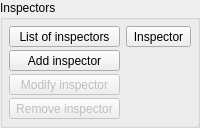
    <widget class="QGroupBox" name="gb_inspectors">
     <property name="title">
      <string>Inspectors</string>
     </property>
     <layout class="QGridLayout" name="gridLayout_4">
      <property name="horizontalSpacing">
       <number>6</number>
      </property>
      <property name="verticalSpacing">
       <number>3</number>
      </property>
      <property name="margin">
       <number>6</number>
      </property>
      <item row="0" column="0">
       <widget class="QToolButton" name="tbtn_view_inspectors">
        <property name="sizePolicy">
         <sizepolicy hsizetype="Minimum" vsizetype="Fixed">
          <horstretch>0</horstretch>
          <verstretch>0</verstretch>
         </sizepolicy>
        </property>
        <property name="statusTip">
         <string>View list of inspectors</string>
        </property>
        <property name="text">
         <string>List of inspectors</string>
        </property>
        <property name="icon">
         <iconset resource="../rc/resources.qrc">
          <normaloff>:/images/images/view.png</normaloff>:/images/images/view.png</iconset>
        </property>
        <property name="iconSize">
         <size>
          <width>16</width>
          <height>16</height>
         </size>
        </property>
        <property name="checkable">
         <bool>true</bool>
        </property>
        <property name="toolButtonStyle">
         <enum>Qt::ToolButtonTextBesideIcon</enum>
        </property>
       </widget>
      </item>
      <item row="1" column="0">
       <widget class="QToolButton" name="tbtn_add_inspector">
        <property name="sizePolicy">
         <sizepolicy hsizetype="Minimum" vsizetype="Fixed">
          <horstretch>0</horstretch>
          <verstretch>0</verstretch>
         </sizepolicy>
        </property>
        <property name="statusTip">
         <string>Add a new inspector</string>
        </property>
        <property name="text">
         <string>Add inspector</string>
        </property>
        <property name="icon">
         <iconset resource="../rc/resources.qrc">
          <normaloff>:/images/images/inspector_add.png</normaloff>:/images/images/inspector_add.png</iconset>
        </property>
        <property name="iconSize">
         <size>
          <width>16</width>
          <height>16</height>
         </size>
        </property>
        <property name="toolButtonStyle">
         <enum>Qt::ToolButtonTextBesideIcon</enum>
        </property>
       </widget>
      </item>
      <item row="2" column="0">
       <widget class="QToolButton" name="tbtn_modify_inspector">
        <property name="enabled">
         <bool>false</bool>
        </property>
        <property name="sizePolicy">
         <sizepolicy hsizetype="Minimum" vsizetype="Fixed">
          <horstretch>0</horstretch>
          <verstretch>0</verstretch>
         </sizepolicy>
        </property>
        <property name="statusTip">
         <string>Modify the selected inspector</string>
        </property>
        <property name="text">
         <string>Modify inspector</string>
        </property>
        <property name="icon">
         <iconset resource="../rc/resources.qrc">
          <normaloff>:/images/images/inspector_modify22.png</normaloff>:/images/images/inspector_modify22.png</iconset>
        </property>
        <property name="iconSize">
         <size>
          <width>16</width>
          <height>16</height>
         </size>
        </property>
        <property name="toolButtonStyle">
         <enum>Qt::ToolButtonTextBesideIcon</enum>
        </property>
       </widget>
      </item>
      <item row="3" column="0">
       <widget class="QToolButton" name="tbtn_remove_inspector">
        <property name="enabled">
         <bool>false</bool>
        </property>
        <property name="sizePolicy">
         <sizepolicy hsizetype="Minimum" vsizetype="Fixed">
          <horstretch>0</horstretch>
          <verstretch>0</verstretch>
         </sizepolicy>
        </property>
        <property name="statusTip">
         <string>Remove the selected inspector</string>
        </property>
        <property name="text">
         <string>Remove inspector</string>
        </property>
        <property name="icon">
         <iconset resource="../rc/resources.qrc">
          <normaloff>:/images/images/inspector_remove.png</normaloff>:/images/images/inspector_remove.png</iconset>
        </property>
        <property name="iconSize">
         <size>
          <width>16</width>
          <height>16</height>
         </size>
        </property>
        <property name="toolButtonStyle">
         <enum>Qt::ToolButtonTextBesideIcon</enum>
        </property>
       </widget>
      </item>
      <item row="0" column="1">
       <widget class="QToolButton" name="tbtn_view_inspector">
        <property name="sizePolicy">
         <sizepolicy hsizetype="Minimum" vsizetype="Fixed">
          <horstretch>0</horstretch>
          <verstretch>0</verstretch>
         </sizepolicy>
        </property>
        <property name="statusTip">
         <string>View inspector report</string>
        </property>
        <property name="text">
         <string>Inspector</string>
        </property>
        <property name="icon">
         <iconset resource="../rc/resources.qrc">
          <normaloff>:/images/images/view.png</normaloff>:/images/images/view.png</iconset>
        </property>
        <property name="iconSize">
         <size>
          <width>16</width>
          <height>16</height>
         </size>
        </property>
        <property name="checkable">
         <bool>true</bool>
        </property>
        <property name="toolButtonStyle">
         <enum>Qt::ToolButtonTextBesideIcon</enum>
        </property>
       </widget>
      </item>
     </layout>
    </widget>
